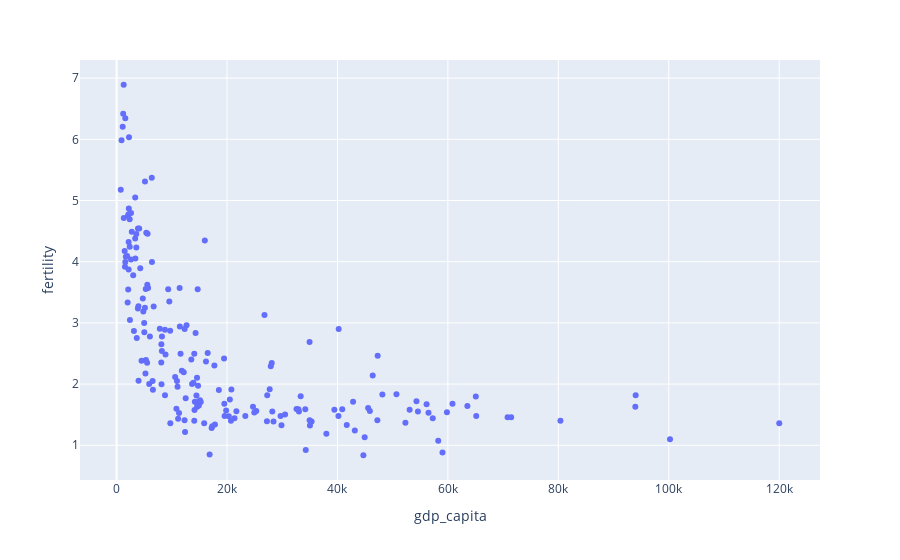

Notebook code cell kept with this figure:
### Markdown cell above
Change your code so that the country names are only shown when you hover over the points.

### Code cell
px.scatter(df20, x='gdp_capita', y='fertility', hover_name='country')

### Figure 1 — Plotly figure (JSON) as saved in the notebook; plotly's stock layout.template omitted (floating-point values rounded to 4 significant figures; data arrays with more than 128 entries replaced by an {"elided": "..."} marker saying what was removed)
{"data": [{"hovertemplate": "<b>%{hovertext}</b><br><br>gdp_capita=%{x}<br>fertility=%{y}<extra></extra>", "hovertext": {"elided": "217 str values"}, "legendgroup": "", "marker": {"color": "#636efa", "symbol": "circle"}, "mode": "markers", "name": "", "orientation": "v", "showlegend": false, "type": "scatter", "x": {"elided": "217 float values"}, "xaxis": "x", "y": {"elided": "217 float values"}, "yaxis": "y"}], "layout": {"legend": {"tracegroupgap": 0}, "margin": {"t": 60}, "xaxis": {"anchor": "y", "domain": [0, 1], "title": {"text": "gdp_capita"}}, "yaxis": {"anchor": "x", "domain": [0, 1], "title": {"text": "fertility"}}}}
